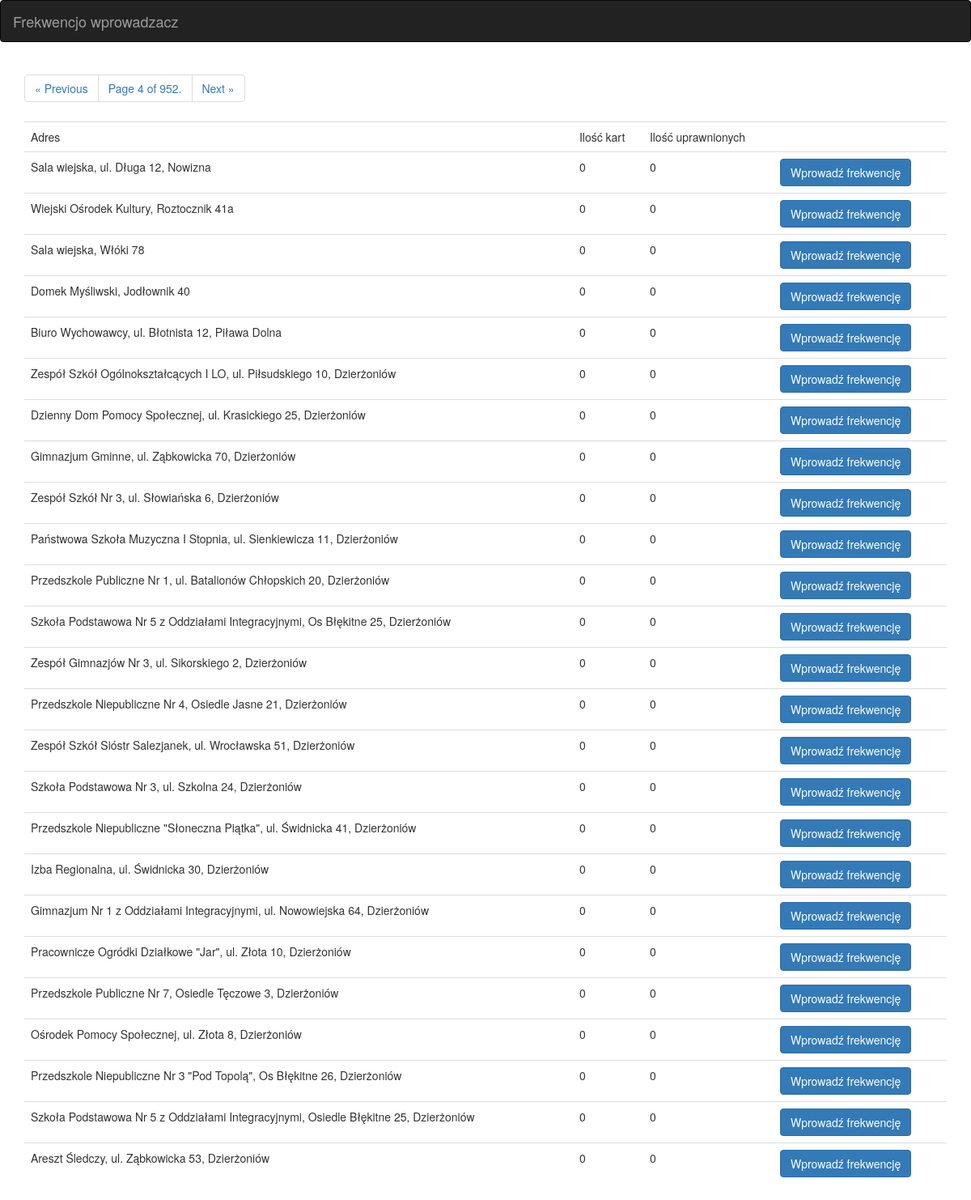
/?page=4, run on the app's committed database.
### app/models.py (models this page shows, shortened)
class Obwod(models.Model):
    gmina = models.ForeignKey(Gmina)
    adres = models.CharField(max_length=200)
    uprawnionych = models.PositiveIntegerField(default=0, validators=[MinValueValidator(0)])
    ileKart = models.PositiveIntegerField(default=0, validators=[MinValueValidator(0)])
    wersja = models.PositiveIntegerField(default=0)

### app/views.py (the view)
# urls.py: url(r'^$', views.index, name='index'),
def index(request):
    obwody = Obwod.objects.all()
    paginator = Paginator(obwody, 25) # Show 25 contacts per page
    page = request.GET.get('page')
    try:
        obwodyPag = paginator.page(page)
    except PageNotAnInteger:
        obwodyPag = paginator.page(1)
    except EmptyPage:
        obwodyPag = paginator.page(paginator.num_pages)
    context = {'obwody': obwodyPag}
    return render(request, 'wybory/obwody.html', context)

### app/templates/wybory/obwody.html (shortened to what this page needs)
{% extends "wybory/index.html" %}
{% block obwody %}
    <nav>
        <ul class="pagination ">
            <li>
                {% if obwody.has_previous %}
                    <a href="?page={{ obwody.previous_page_number }}" aria-label="Prev">
                        <span aria-hidden="true">&laquo; Previous </span>
                    </a>
                {% endif %}
            </li>
            <li>
            <span class="current">
                Page {{ obwody.number }} of {{ obwody.paginator.num_pages }}.
            </span>
            </li>
            <li>
                {% if obwody.has_next %}
                    <a href="?page={{ obwody.next_page_number }}" aria-label="Next">
                        <span aria-hidden="true">Next &raquo;</span>
                    </a>
                {% endif %}
            </li>
        </ul>
    </nav>
    <table class="table">
        <tr>
            <td> Adres</td>
            <td> Ilość kart</td>
            <td> Ilość uprawnionych</td>
            <td></td>
        </tr>
        {% for obwod in obwody %}
            <tr data-id="{{ obwod.id }}">
                <td> {{ obwod.adres }} </td>
                <td class="ileKart"> {{ obwod.ileKart }} </td>
                <td class="uprawnionych"> {{ obwod.uprawnionych }} </td>
                <td>
                    <input type="submit" value="Wprowadź frekwencję"
                           class="edytuj btn btn-primary" onclick="edit_click()">
                </td>
            </tr>
        {% endfor %}
    </table>
{% endblock %}

### data on the page
Obwod: adres "Sala wiejska, ul. Długa 12, Nowizna", ileKart "0", uprawnionych "0"
Obwod: adres "Wiejski Ośrodek Kultury, Roztocznik 41a", ileKart "0", uprawnionych "0"
Obwod: adres "Sala wiejska, Włóki 78", ileKart "0", uprawnionych "0"
Obwod: adres "Domek Myśliwski, Jodłownik 40", ileKart "0", uprawnionych "0"
Obwod: adres "Biuro Wychowawcy, ul. Błotnista 12, Piława Dolna", ileKart "0", uprawnionych "0"
Obwod: adres "Zespół Szkół Ogólnokształcących I LO, ul. Piłsudskiego 10, Dzierżoniów", ileKart "0", uprawnionych "0"
Obwod: adres "Dzienny Dom Pomocy Społecznej, ul. Krasickiego 25, Dzierżoniów", ileKart "0", uprawnionych "0"
Obwod: adres "Gimnazjum Gminne, ul. Ząbkowicka 70, Dzierżoniów", ileKart "0", uprawnionych "0"
Obwod: adres "Zespół Szkół Nr 3, ul. Słowiańska 6, Dzierżoniów", ileKart "0", uprawnionych "0"
Obwod: adres "Państwowa Szkoła Muzyczna I Stopnia, ul. Sienkiewicza 11, Dzierżoniów", ileKart "0", uprawnionych "0"
Obwod: adres "Przedszkole Publiczne Nr 1, ul. Batalionów Chłopskich 20, Dzierżoniów", ileKart "0", uprawnionych "0"
Obwod: adres "Szkoła Podstawowa Nr 5 z Oddziałami Integracyjnymi, Os Błękitne 25, Dzierżoniów", ileKart "0", uprawnionych "0"
Obwod: adres "Zespół Gimnazjów Nr 3, ul. Sikorskiego 2, Dzierżoniów", ileKart "0", uprawnionych "0"
Obwod: adres "Przedszkole Niepubliczne Nr 4, Osiedle Jasne 21, Dzierżoniów", ileKart "0", uprawnionych "0"
Obwod: adres "Zespół Szkół Sióstr Salezjanek, ul. Wrocławska 51, Dzierżoniów", ileKart "0", uprawnionych "0"
Obwod: adres "Szkoła Podstawowa Nr 3, ul. Szkolna 24, Dzierżoniów", ileKart "0", uprawnionych "0"
Obwod: adres "Przedszkole Niepubliczne \"Słoneczna Piątka\", ul. Świdnicka 41, Dzierżoniów", ileKart "0", uprawnionych "0"
Obwod: adres "Izba Regionalna, ul. Świdnicka 30, Dzierżoniów", ileKart "0", uprawnionych "0"
Obwod: adres "Gimnazjum Nr 1 z Oddziałami Integracyjnymi, ul. Nowowiejska 64, Dzierżoniów", ileKart "0", uprawnionych "0"
Obwod: adres "Pracownicze Ogródki Działkowe \"Jar\", ul. Złota 10, Dzierżoniów", ileKart "0", uprawnionych "0"
Obwod: adres "Przedszkole Publiczne Nr 7, Osiedle Tęczowe 3, Dzierżoniów", ileKart "0", uprawnionych "0"
Obwod: adres "Ośrodek Pomocy Społecznej, ul. Złota 8, Dzierżoniów", ileKart "0", uprawnionych "0"
Obwod: adres "Przedszkole Niepubliczne Nr 3 \"Pod Topolą\", Os Błękitne 26, Dzierżoniów", ileKart "0", uprawnionych "0"
Obwod: adres "Szkoła Podstawowa Nr 5 z Oddziałami Integracyjnymi, Osiedle Błękitne 25, Dzierżoniów", ileKart "0", uprawnionych "0"
Obwod: adres "Areszt Śledczy, ul. Ząbkowicka 53, Dzierżoniów", ileKart "0", uprawnionych "0"

### other printed values
{{ obwody.number }} "4"
{{ obwody.paginator.num_pages }} "952"
